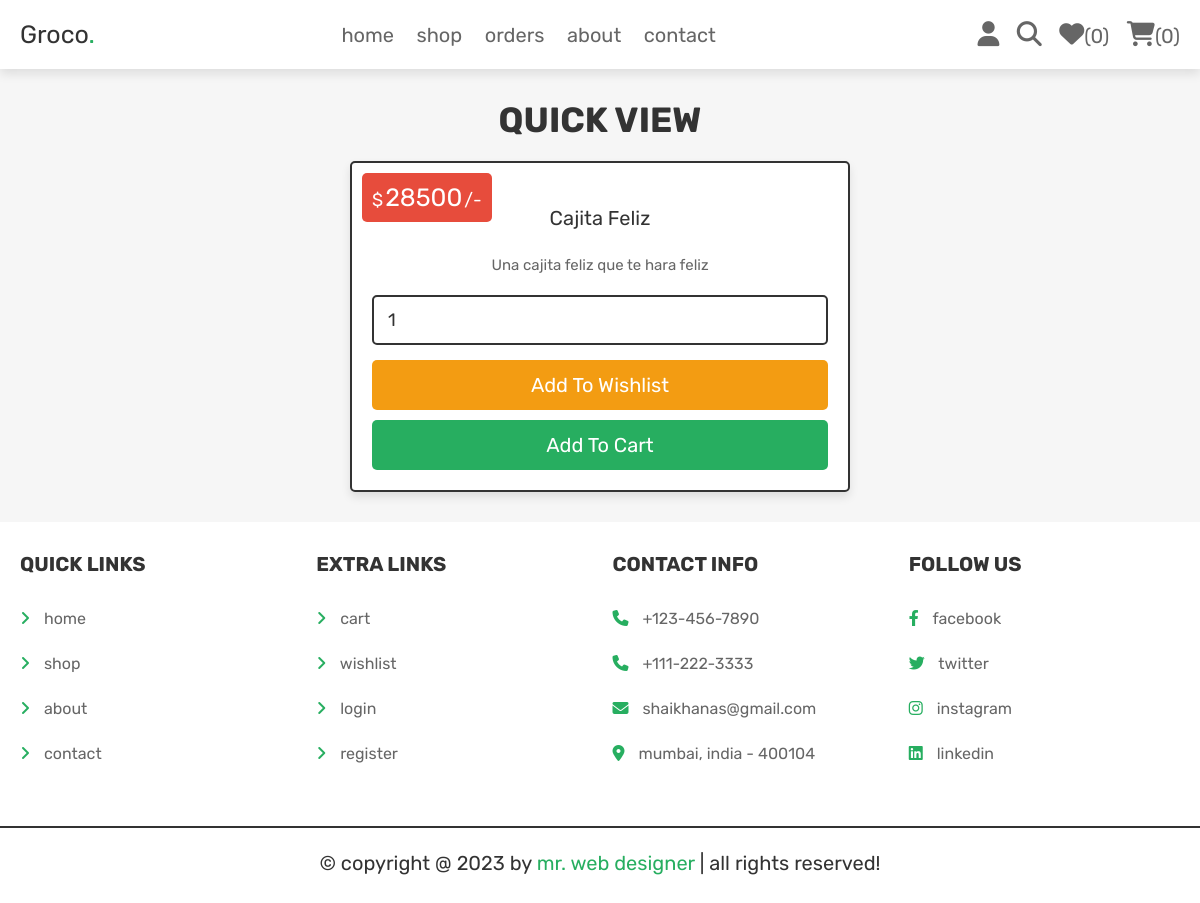
Screenshot of /view_page.php?pid=26 (signed in) with the database file from the repository.
### tables this page shows
CREATE TABLE `products` (
  `id` int(100) NOT NULL,
  `name` varchar(100) NOT NULL,
  `category` varchar(20) NOT NULL,
  `details` varchar(500) NOT NULL,
  `price` int(100) NOT NULL,
  `image` varchar(100) NOT NULL
);

### view_page.php (the view, shortened to what this page needs)
<?php
@include 'config.php';
?>
<!DOCTYPE html>
<html lang="en">
<head>
   <link rel="stylesheet" href="https://cdnjs.cloudflare.com/ajax/libs/font-awesome/6.1.1/css/all.min.css">
   <link rel="stylesheet" href="css/style.css">
</head>
<body>
<?php include 'header.php'; ?>
<section class="quick-view">
   <h1 class="title">quick view</h1>
   <?php
      $pid = $_GET['pid'];
      $select_products = $conn->prepare("SELECT * FROM `products` WHERE id = ?");
      $select_products->execute([$pid]);
      if($select_products->rowCount() > 0){
         while($fetch_products = $select_products->fetch(PDO::FETCH_ASSOC)){
   ?>
   <form action="" class="box" method="POST">
      <div class="price">$<span><?= $fetch_products['price']; ?></span>/-</div>
      <div class="name"><?= $fetch_products['name']; ?></div>
      <div class="details"><?= $fetch_products['details']; ?></div>
      <input type="number" min="1" value="1" name="p_qty" class="qty">
      <input type="submit" value="add to wishlist" class="option-btn" name="add_to_wishlist">
      <input type="submit" value="add to cart" class="btn" name="add_to_cart">
   </form>
   <?php
         }
      }else{
         echo '<p class="empty">no products added yet!</p>';
      }
   ?>
</section>
<?php include 'footer.php'; ?>
</body>
</html>

### css/style.css (style rules this page uses)
.quick-view .box { max-width: 50rem; padding:2rem; text-align: center; border:var(--border); background-color: var(--white); box-shadow: var(--box-shadow); border-radius: .5rem; position: relative; margin:0 auto; }
.quick-view .box .price { position: absolute; top:1rem; left:1rem; padding:1rem; border-radius: .5rem; background-color: var(--red); font-size: 1.8rem; color:var(--white); }
.quick-view .box .price span { font-size: 2.5rem; color:var(--white); margin:0 .2rem; }
.quick-view .box .qty { margin:.5rem 0; border-radius: .5rem; padding:1.2rem 1.4rem; font-size: 1.8rem; color:var(--black); border:var(--border); width: 100%; }
.quick-view .box .name { font-size: 2rem; color:var(--black); padding:1rem 0; }
.quick-view .box .details { padding:1rem 0; line-height: 2; font-size: 1.5rem; color:var(--light-color); }

### css/components.css (style rules this page uses)
:root { --green:#27ae60; --orange:#f39c12; --red:#e74c3c; --black:#333; --light-color:#666; --white:#fff; --light-bg:#f6f6f6; --border:.2rem solid var(--black); --box-shadow:0 .5rem 1rem rgba(0,0,0,.1); }
* { font-family: 'Rubik', sans-serif; margin:0; padding:0; box-sizing: border-box; outline: none; border:none; text-decoration: none; color:var(--black); }
body { background-color: var(--light-bg); }
html { font-size: 62.5%; overflow-x: hidden; scroll-behavior: smooth; scroll-padding-top: 6.5rem; }
section { padding:3rem 2rem; max-width: 1200px; margin:0 auto; }
.btn, .delete-btn, .option-btn { display: block; width: 100%; margin-top: 1rem; border-radius: .5rem; color:var(--white); font-size: 2rem; padding:1.3rem 3rem; text-transform: capitalize; cursor: pointer; text-align: center; }
.btn { background-color: var(--green); }
.option-btn { background-color: var(--orange); }
.title { text-align: center; margin-bottom: 2rem; text-transform: uppercase; color:var(--black); font-size: 3.5rem; }

### rows the page displays
products: price "28500", name "Cajita Feliz", details "Una cajita feliz que te hara feliz"

### other values shown
$count_wishlist_items->rowCount() "0"
$count_cart_items->rowCount() "0"
